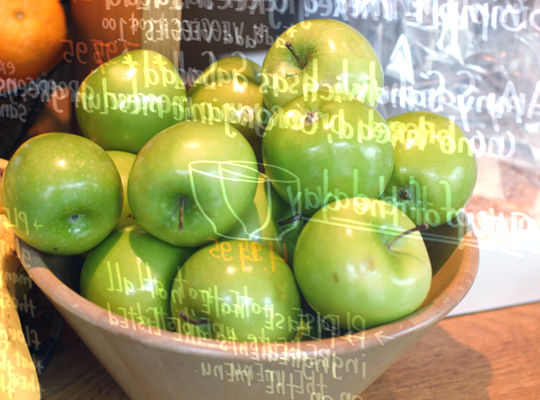
%> input picture code/test_input.png, 540 x 400 px
$ octave --eval "result = kernel_est(imread('code/test_input.png'));"   (GNU Octave 9; MATLAB toolbox functions it lacks are replaced by stand-ins)
%> lines starting %> are read from the running program, lines starting %| are printed output that depends on the picture
function [dx dy c] =  kernel_est(I_in)
  % Estimate kernel parameters :
  % 1. d_k : spatial shift vector
  % 2. c_k : attenuation factor

  fprintf('Estimating spatial shift offset...\n');

  % Converting image to grayscale
  I_in = rgb2gray(I_in);
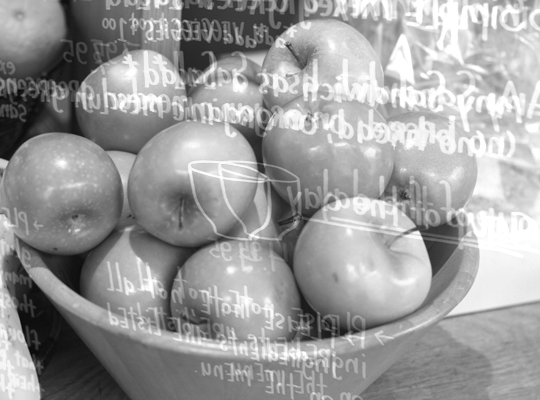
%> I_in: size 400x540 uint8; min 9, max 255, mean 156.4

  OFFSET = 50;
      laplacian_filter = [0 -1 0; -1  4 -1; 0 -1 0];

  % Applying laplacian on the image
  lp_output = imfilter(I_in, laplacian_filter);
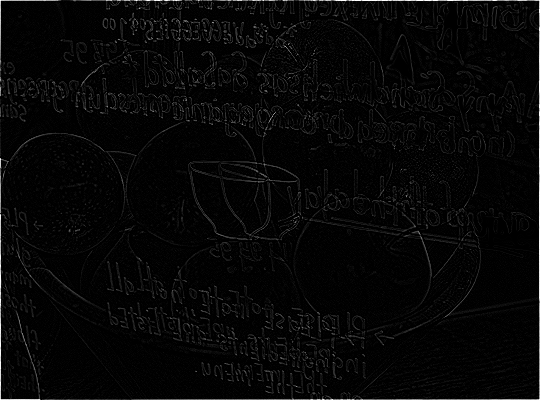
%> lp_output: size 400x540 uint8; min 0, max 255, mean 6.6
  % Generaing autocorrelation map
  auto_corr = xcorr2(lp_output);
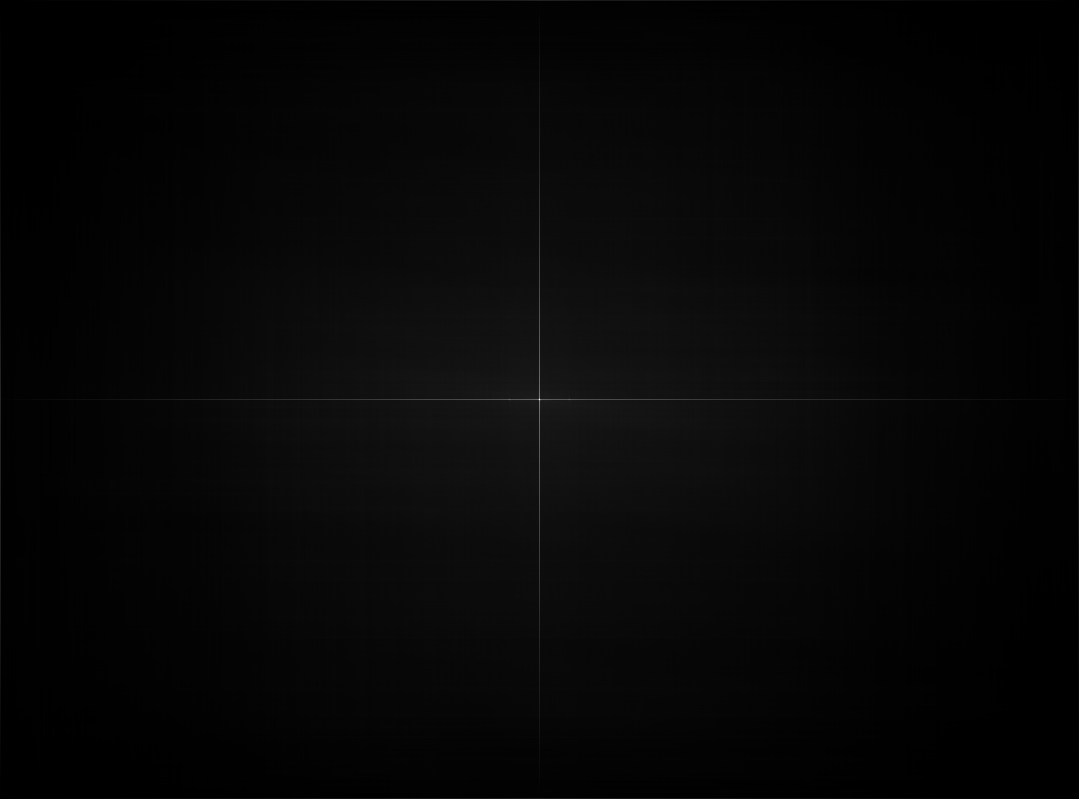
%> auto_corr: size 799x1079 double; min 55603, max 88487035, mean 2388114.1; drawn with min black and max white
  fprintf('%d\n',size(auto_corr));
%| 799
%| 1079
  [corr_x , corr_y] = size(auto_corr);
%> corr_x = 799; corr_y = 1079
  auto_corr = auto_corr(floor((corr_x+1)/2)-OFFSET:floor((corr_x+1)/2)+OFFSET, floor((corr_y+1)/2)-OFFSET:floor((corr_y+1)/2)+OFFSET);
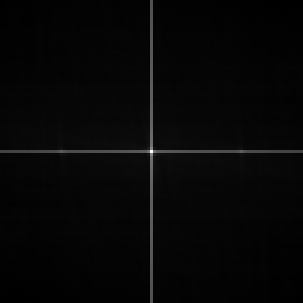
%> auto_corr: size 101x101 double (shown 3 times larger); min 5808384, max 88487035, mean 8012480.4; drawn with min black and max white
  fprintf('%d\n',size(auto_corr));
%| 101
%| 101
  % Extracting the first and second local maxima in each 5x5 neighborhood
  f1 = @(x) max(x(:));
  f_loc_max = nlfilter(auto_corr, [5 5], f1);
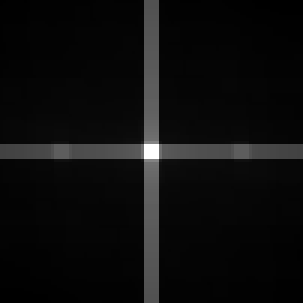
%> f_loc_max: size 101x101 double (shown 3 times larger); min 6059883, max 88487035, mean 10369743.9; drawn with min black and max white
  f2 = @(x) max(x(x~=max(x)));
%> (the run ends here)
